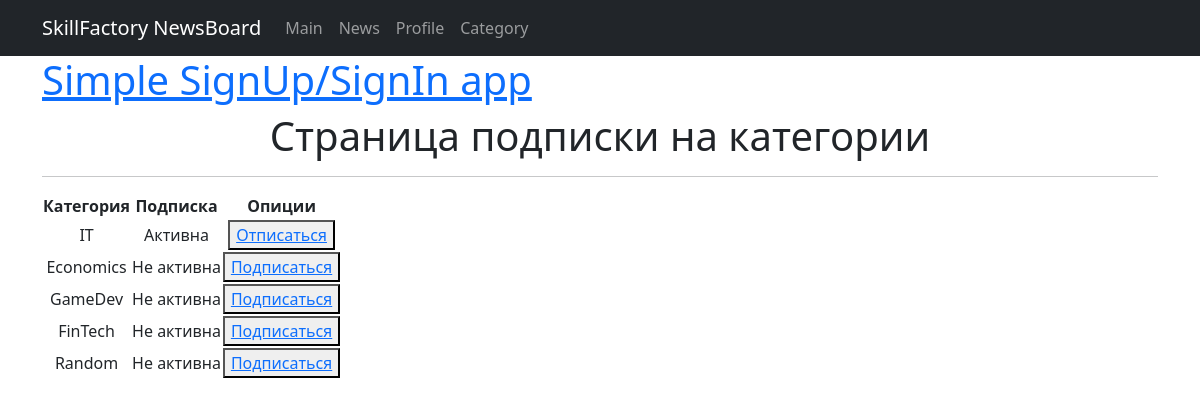
Screenshot of /category/ (signed in) with the database file from the repository.
### newsportal/models.py (models this page shows)
class Category(models.Model):
    name = models.CharField(max_length=64, unique=True)
    subscribe = models.ManyToManyField(User, through='UserSubscribers')
    def __str__(self):
        return self.name

### newsportal/views.py (the view)
# urls.py: path('category/', CategoryList.as_view(), name='category'),
class CategoryList(ListView):
    model = Category
    ordering = 'name'
    template_name = 'category.html'
    context_object_name = 'category'
    paginate_by = 10
    def get_context_data(self, **kwargs):
        context = super().get_context_data(**kwargs)
        all_categories = Category.objects.all()
        user_subscribe_category = UserSubscribers.objects.filter(user_id = User.objects.get(id=self.request.user.id))
        cat_id_list = []
        cat_name_list = []
        for i in all_categories:
            cat_id_list.append(i.id)
            cat_name_list.append(i.name)
        cat_id_dict = dict(zip(cat_name_list, cat_id_list))
        context['cat_id'] = cat_id_dict
        cat_list = []
        for cat in all_categories:
            cat_list.append(cat.name)
        cat_user_dict = {i: False for i in cat_list}
        user_list = []
        for u in user_subscribe_category:
            user_list.append(str(u.category))
        for x in cat_user_dict:
            if x in user_list:
                cat_user_dict[x] = True
        context['subscribes'] = cat_user_dict
        return context

### templates/category.html (shortened to what this page needs)
{% extends 'flatpages/default.html' %}
{% block content %}
<h1>Страница подписки на категории</h1>
<hr>
<table>
    <tr>
        <td><b>Категория</b></td>
        <td><b>Подписка</b></td>
        <td><b>Опиции</b></td>
    </tr>
    {% for cat, sub in subscribes.items %}
        <tr>
            <td> {{ cat }} </td>
            <td> {% if sub == True %} Активна {% else %} Не активна {% endif %} </td>
            <td>
                {% if sub == False %}
                <button type="submit"><a href="{% url 'subscribe' cat %}">Подписаться</a></button>
                {% else %}
                <button type="'submit"><a href="{% url 'unsubscribe' cat %}">Отписаться</a></button>
                {% endif %}
            </td>
        </tr>
    {% endfor %}
</table>
<br>
{% endblock content %}

### rows the page displays
Category: subscribes "IT"
Category: subscribes "Economics"
Category: subscribes "GameDev"
Category: subscribes "FinTech"
Category: subscribes "Random"
